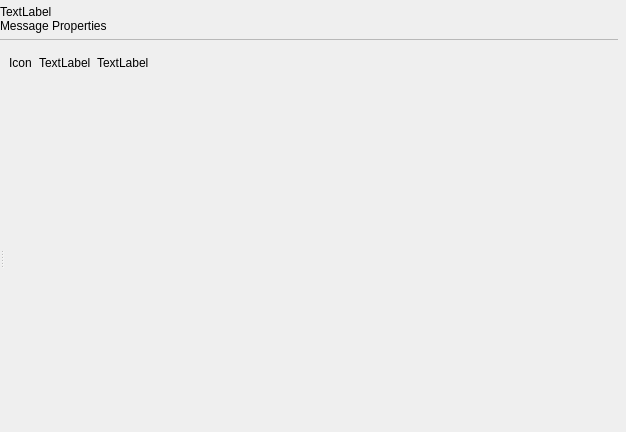
<?xml version="1.0" encoding="UTF-8"?>
<ui version="4.0">
 <class>C_SdBueMessageSignalEditWidget</class>
 <widget class="QWidget" name="C_SdBueMessageSignalEditWidget">
  <property name="geometry">
   <rect>
    <x>0</x>
    <y>0</y>
    <width>626</width>
    <height>432</height>
   </rect>
  </property>
  <property name="windowTitle">
   <string>Form</string>
  </property>
  <layout class="QVBoxLayout" name="verticalLayout_2">
   <property name="leftMargin">
    <number>0</number>
   </property>
   <property name="topMargin">
    <number>5</number>
   </property>
   <property name="rightMargin">
    <number>8</number>
   </property>
   <property name="bottomMargin">
    <number>0</number>
   </property>
   <item>
    <layout class="QVBoxLayout" name="pc_VerticalLayout" stretch="0,0,0,0,0,0,1">
     <property name="spacing">
      <number>0</number>
     </property>
     <item>
      <widget class="QLabel" name="pc_SignalLabel">
     <property name="styleRole" stdset="0">
      <string>heading-properties</string>
     </property>
       <property name="text">
        <string>TextLabel</string>
       </property>
      </widget>
     </item>
     <item>
      <widget class="QLabel" name="pc_MessageLabel">
     <property name="styleRole" stdset="0">
      <string>heading-properties</string>
     </property>
       <property name="text">
        <string>Message Properties</string>
       </property>
      </widget>
     </item>
     <item>
      <spacer name="pc_VerticalSpacer">
       <property name="orientation">
        <enum>Qt::Vertical</enum>
       </property>
       <property name="sizeType">
        <enum>QSizePolicy::Fixed</enum>
       </property>
       <property name="sizeHint" stdset="0">
        <size>
         <width>20</width>
         <height>6</height>
        </size>
       </property>
      </spacer>
     </item>
     <item>
      <widget class="stw::opensyde_gui_elements::C_OgeFraSeparator" name="pc_FramSperator">
       <property name="minimumSize">
        <size>
         <width>0</width>
         <height>1</height>
        </size>
       </property>
       <property name="maximumSize">
        <size>
         <width>16777215</width>
         <height>1</height>
        </size>
       </property>
       <property name="frameShape">
        <enum>QFrame::StyledPanel</enum>
       </property>
       <property name="frameShadow">
        <enum>QFrame::Raised</enum>
       </property>
      </widget>
     </item>
     <item>
      <spacer name="verticalSpacer">
       <property name="orientation">
        <enum>Qt::Vertical</enum>
       </property>
       <property name="sizeType">
        <enum>QSizePolicy::Fixed</enum>
       </property>
       <property name="sizeHint" stdset="0">
        <size>
         <width>20</width>
         <height>2</height>
        </size>
       </property>
      </spacer>
     </item>
     <item>
      <widget class="QWidget" name="pc_CoDisabledInfoWidget" native="true">
       <layout class="QHBoxLayout" name="horizontalLayout" stretch="0,0,1">
        <item>
         <widget class="stw::opensyde_gui_elements::C_OgeLabSvgOnly" name="pc_CoDisabledInfoIconLabel">
          <property name="minimumSize">
           <size>
            <width>24</width>
            <height>24</height>
           </size>
          </property>
          <property name="maximumSize">
           <size>
            <width>24</width>
            <height>24</height>
           </size>
          </property>
          <property name="text">
           <string>Icon</string>
          </property>
         </widget>
        </item>
        <item>
         <widget class="stw::opensyde_gui_elements::C_OgeLabGenericNoPaddingNoMargins" name="pc_CoDisabledInfoNoteLabel">
          <property name="text">
           <string>TextLabel</string>
          </property>
         </widget>
        </item>
        <item>
         <widget class="stw::opensyde_gui_elements::C_OgeLabGenericNoPaddingNoMargins" name="pc_CoDisabledInfoLabel">
          <property name="text">
           <string>TextLabel</string>
          </property>
         </widget>
        </item>
       </layout>
      </widget>
     </item>
     <item>
      <widget class="QWidget" name="pc_MainWidget" native="true">
       <layout class="QGridLayout" name="gridLayout">
        <property name="leftMargin">
         <number>0</number>
        </property>
        <property name="topMargin">
         <number>0</number>
        </property>
        <property name="rightMargin">
         <number>0</number>
        </property>
        <property name="bottomMargin">
         <number>0</number>
        </property>
        <item row="0" column="0">
         <widget class="stw::opensyde_gui_elements::C_OgeSpiStandard" name="pc_Splitter">
          <property name="orientation">
           <enum>Qt::Horizontal</enum>
          </property>
          <widget class="QWidget" name="pc_PropertiesWidget" native="true">
           <layout class="QVBoxLayout" name="verticalLayout_3">
            <property name="leftMargin">
             <number>0</number>
            </property>
            <property name="topMargin">
             <number>8</number>
            </property>
            <property name="rightMargin">
             <number>0</number>
            </property>
            <property name="bottomMargin">
             <number>0</number>
            </property>
            <item>
             <widget class="stw::opensyde_gui::C_SdBueMessagePropertiesWidget" name="pc_MsgPropertiesWidget" native="true"/>
            </item>
            <item>
             <widget class="stw::opensyde_gui::C_SdBueSignalPropertiesWidget" name="pc_SigPropertiesWidget" native="true"/>
            </item>
           </layout>
          </widget>
          <widget class="stw::opensyde_gui::C_SdBueMlvWidget" name="pc_MsgLayoutViewerWidget" native="true"/>
         </widget>
        </item>
       </layout>
      </widget>
     </item>
    </layout>
   </item>
  </layout>
 </widget>
 <customwidgets>
  <customwidget>
   <class>stw::opensyde_gui_elements::C_OgeFraSeparator</class>
   <extends>QFrame</extends>
   <header>C_OgeFraSeparator.hpp</header>
   <container>1</container>
  </customwidget>
  <customwidget>
   <class>stw::opensyde_gui_elements::C_OgeSpiStandard</class>
   <extends>QSplitter</extends>
   <header>C_OgeSpiStandard.hpp</header>
   <container>1</container>
  </customwidget>
  <customwidget>
   <class>stw::opensyde_gui_elements::C_OgeLabGenericNoPaddingNoMargins</class>
   <extends>QLabel</extends>
   <header>C_OgeLabGenericNoPaddingNoMargins.hpp</header>
  </customwidget>
  <customwidget>
   <class>stw::opensyde_gui::C_SdBueMlvWidget</class>
   <extends>QWidget</extends>
   <header>C_SdBueMlvWidget.hpp</header>
   <container>1</container>
  </customwidget>
  <customwidget>
   <class>stw::opensyde_gui::C_SdBueMessagePropertiesWidget</class>
   <extends>QWidget</extends>
   <header>C_SdBueMessagePropertiesWidget.hpp</header>
   <container>1</container>
  </customwidget>
  <customwidget>
   <class>stw::opensyde_gui::C_SdBueSignalPropertiesWidget</class>
   <extends>QWidget</extends>
   <header>C_SdBueSignalPropertiesWidget.hpp</header>
   <container>1</container>
  </customwidget>
  <customwidget>
   <class>stw::opensyde_gui_elements::C_OgeLabSvgOnly</class>
   <extends>QLabel</extends>
   <header>C_OgeLabSvgOnly.hpp</header>
  </customwidget>
 </customwidgets>
 <resources/>
 <connections/>
</ui>
